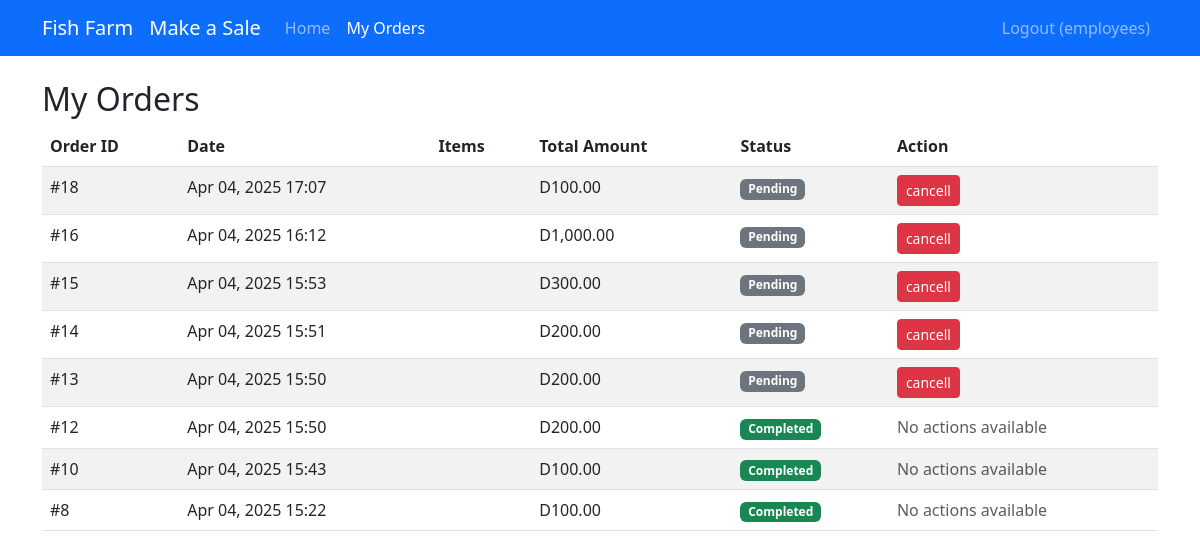
The app's page /orders.php (signed in), older data.
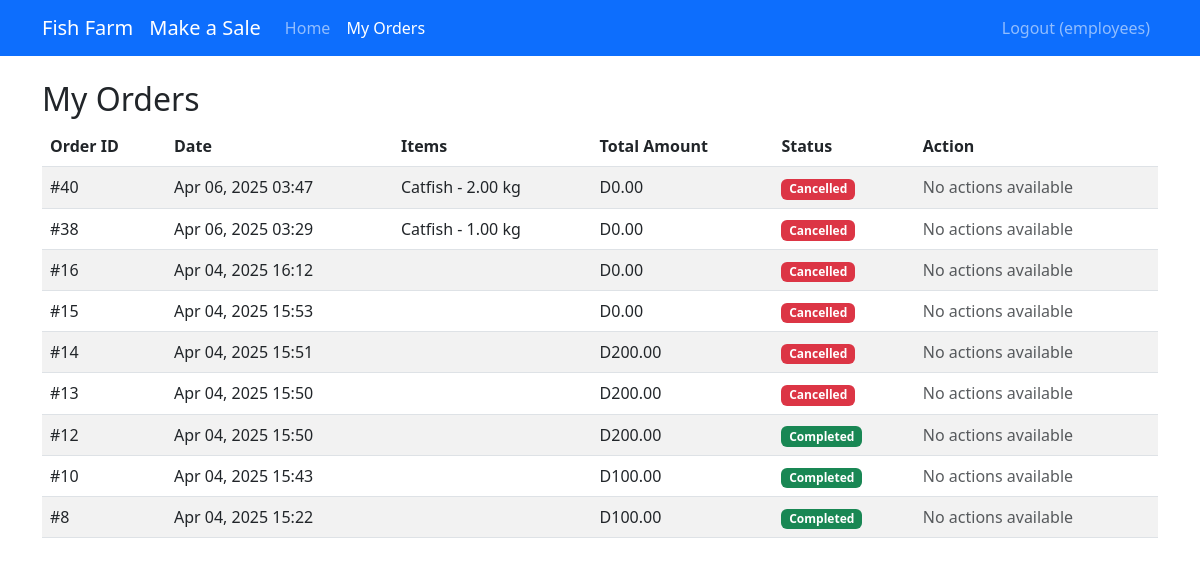
The same page, newer data.
### tables this page shows
CREATE TABLE `orders` (
  `id` int(11) NOT NULL,
  `user_id` int(11) NOT NULL,
  `order_date` timestamp NOT NULL DEFAULT current_timestamp(),
  `status` enum('pending','processing','completed','cancelled') DEFAULT 'pending',
  `total_amount` decimal(10,2) NOT NULL
);

CREATE TABLE `order_items` (
  `order_id` int(11) NOT NULL,
  `fish_type_id` int(11) NOT NULL,
  `quantity_kg` decimal(10,2) NOT NULL,
  `unit_price` decimal(10,2) NOT NULL
);

CREATE TABLE `fish_types` (
  `id` int(11) NOT NULL,
  `name` varchar(50) NOT NULL,
  `description` text DEFAULT NULL,
  `price_per_kg` decimal(10,2) NOT NULL,
  `image_path` varchar(255) DEFAULT NULL
);

### auth.php (called while the page is built, shortened)
<?php
function isLoggedIn()
{
    return isset($_SESSION['user_id']);
}
function isEmployee()
{
    return isLoggedIn() && $_SESSION['role'] === 'employee';
}

### functions.php (called while the page is built, shortened)
<?php
require_once 'config.php';
function getOrders($userId = null)
{
    global $pdo;
    if ($userId) {
        $stmt = $pdo->prepare("SELECT o.*, u.username FROM orders o JOIN users u ON o.user_id = u.id WHERE o.user_id = ? ORDER BY o.order_date DESC");
        $stmt->execute([$userId]);
    } else {
        $stmt = $pdo->query("SELECT o.*, u.username FROM orders o JOIN users u ON o.user_id = u.id ORDER BY o.order_date DESC");
    }
    return $stmt->fetchAll();
}
function getOrderItems($orderId)
{
    global $pdo;
    $stmt = $pdo->prepare("SELECT oi.*, f.name FROM order_items oi JOIN fish_types f ON oi.fish_type_id = f.id WHERE oi.order_id = ?");
    $stmt->execute([$orderId]);
    return $stmt->fetchAll();
}

### orders.php (the view, shortened to what this page needs)
<?php
require_once 'auth.php';
require_once 'functions.php';
$orders = getOrders($_SESSION['user_id']);
?>
<!DOCTYPE html>
<html lang="en">
<head>
    <link href="https://cdn.jsdelivr.net/npm/bootstrap@5.3.0/dist/css/bootstrap.min.css" rel="stylesheet">
</head>
<body>
    <nav class="navbar navbar-expand-lg navbar-dark bg-primary">
        <div class="container">
            <a class="navbar-brand" href="#">Fish Farm</a>
            <?php if (isEmployee()): ?>
                <a class="navbar-brand" href="employee_sales.php">Make a Sale</a>
            <?php endif; ?>
            <div class="collapse navbar-collapse" id="navbarNav">
                <ul class="navbar-nav me-auto">
                    <li class="nav-item">
                        <a class="nav-link" href="index.php">Home</a>
                    </li>
                    <li class="nav-item">
                        <a class="nav-link active" href="orders.php">My Orders</a>
                    </li>
                </ul>
                <ul class="navbar-nav">
                    <li class="nav-item">
                        <a class="nav-link" href="logout.php">Logout (<?= htmlspecialchars($_SESSION['username']) ?>)</a>
                    </li>
                </ul>
            </div>
        </div>
    </nav>
    <div class="container mt-4">
        <h2>My Orders</h2>
        <?php if (empty($orders)): ?>
            <div class="alert alert-info">You have no orders yet.</div>
        <?php else: ?>
            <div class="table-responsive">
                <table class="table table-striped">
                    <thead>
                        <tr>
                            <th>Order ID</th>
                            <th>Date</th>
                            <th>Items</th>
                            <th>Total Amount</th>
                            <th>Status</th>
                            <th>Action</th>
                        </tr>
                    </thead>
                    <tbody>
                        <?php foreach ($orders as $order): ?>
                            <tr>
                                <td>#<?= $order['id'] ?></td>
                                <td><?= date('M d, Y H:i', strtotime($order['order_date'])) ?></td>
                                <td>
                                    <?php
                                    $items = getOrderItems($order['id']);
                                    foreach ($items as $item) {
                                        echo htmlspecialchars($item['name']) . ' - ' . $item['quantity_kg'] . ' kg<br>';
                                    }
                                    ?>
                                </td>
                                <td>D<?= number_format($order['total_amount'], 2) ?></td>
                                <td>
                                    <span class="badge
                                <?= $order['status'] === 'completed' ? 'bg-success' : ($order['status'] === 'processing' ? 'bg-primary' : ($order['status'] === 'cancelled' ? 'bg-danger' : 'bg-secondary')) ?>">
                                        <?= ucfirst($order['status']) ?>
                                    </span>
                                </td>
                                <td>
                                    <?php if ($order['status'] === 'pending'): ?>
                                        <form method="POST" style="display:inline;">
                                            <button type="submit" class="btn btn-danger btn-sm">cancell</button>
                                        </form>
                                    <?php else: ?>
                                        <span class="text-muted">No actions available</span>
                                    <?php endif; ?>
                                </td>
                            </tr>
                        <?php endforeach; ?>
                    </tbody>
                </table>
            </div>
        <?php endif; ?>
    </div>
</body>
</html>

Row changes from the older to the newer data that the page shows:
removed orders: id "18", order_date "Apr 04, 2025 17:07", total_amount "100.00", status "Pending"
added orders: id "40", order_date "Apr 06, 2025 03:47", total_amount "0.00", status "Cancelled", shows "No actions available"
added order_items: fish_type.name "Catfish", quantity_kg "2.00", shown under "40"
added orders: id "38", order_date "Apr 06, 2025 03:29", total_amount "0.00", status "Cancelled", shows "No actions available"
added order_items: fish_type.name "Catfish", quantity_kg "1.00", shown under "38"
changed orders "Apr 04, 2025 16:12": total_amount "1,000.00" → "0.00"; status "Pending" → "Cancelled"; status "cancell" → "No actions available"
changed orders "Apr 04, 2025 15:53": total_amount "300.00" → "0.00"; status "Pending" → "Cancelled"; status "cancell" → "No actions available"
changed orders "Apr 04, 2025 15:51": status "Pending" → "Cancelled"; status "cancell" → "No actions available"
changed orders id 13: status "Pending" → "Cancelled"; status "cancell" → "No actions available"
